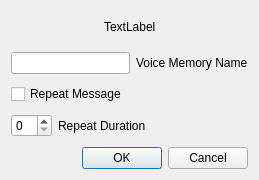
<?xml version="1.0" encoding="UTF-8"?>
<ui version="4.0">
 <class>TxVmButtonDialog</class>
 <widget class="QDialog" name="TxVmButtonDialog">
  <property name="geometry">
   <rect>
    <x>0</x>
    <y>0</y>
    <width>259</width>
    <height>180</height>
   </rect>
  </property>
  <property name="windowTitle">
   <string>Dialog</string>
  </property>
  <layout class="QVBoxLayout" name="verticalLayout">
   <item>
    <layout class="QVBoxLayout" name="verticalLayout_2">
     <item>
      <layout class="QHBoxLayout" name="horizontalLayout">
       <item>
        <spacer name="horizontalSpacer">
         <property name="orientation">
          <enum>Qt::Horizontal</enum>
         </property>
         <property name="sizeHint" stdset="0">
          <size>
           <width>40</width>
           <height>20</height>
          </size>
         </property>
        </spacer>
       </item>
       <item>
        <widget class="QLabel" name="txVmTypeLbl">
         <property name="text">
          <string>TextLabel</string>
         </property>
        </widget>
       </item>
       <item>
        <spacer name="horizontalSpacer_2">
         <property name="orientation">
          <enum>Qt::Horizontal</enum>
         </property>
         <property name="sizeHint" stdset="0">
          <size>
           <width>40</width>
           <height>20</height>
          </size>
         </property>
        </spacer>
       </item>
      </layout>
     </item>
     <item>
      <layout class="QHBoxLayout" name="horizontalLayout_3">
       <item>
        <widget class="QLineEdit" name="txVmNameEdit"/>
       </item>
       <item>
        <widget class="QLabel" name="label">
         <property name="text">
          <string>Voice Memory Name</string>
         </property>
        </widget>
       </item>
      </layout>
     </item>
     <item>
      <widget class="QCheckBox" name="txVmRepeatChkBox">
       <property name="text">
        <string>Repeat Message</string>
       </property>
      </widget>
     </item>
     <item>
      <layout class="QHBoxLayout" name="horizontalLayout_4">
       <item>
        <widget class="QSpinBox" name="txVmRepeatDurSpinBx"/>
       </item>
       <item>
        <widget class="QLabel" name="label_2">
         <property name="text">
          <string>Repeat Duration</string>
         </property>
        </widget>
       </item>
       <item>
        <spacer name="horizontalSpacer_3">
         <property name="orientation">
          <enum>Qt::Horizontal</enum>
         </property>
         <property name="sizeHint" stdset="0">
          <size>
           <width>40</width>
           <height>20</height>
          </size>
         </property>
        </spacer>
       </item>
      </layout>
     </item>
    </layout>
   </item>
   <item>
    <widget class="QDialogButtonBox" name="buttonBox">
     <property name="orientation">
      <enum>Qt::Horizontal</enum>
     </property>
     <property name="standardButtons">
      <set>QDialogButtonBox::Cancel|QDialogButtonBox::Ok</set>
     </property>
    </widget>
   </item>
  </layout>
 </widget>
 <resources/>
 <connections>
  <connection>
   <sender>buttonBox</sender>
   <signal>accepted()</signal>
   <receiver>TxVmButtonDialog</receiver>
   <slot>accept()</slot>
   <hints>
    <hint type="sourcelabel">
     <x>248</x>
     <y>254</y>
    </hint>
    <hint type="destinationlabel">
     <x>157</x>
     <y>274</y>
    </hint>
   </hints>
  </connection>
  <connection>
   <sender>buttonBox</sender>
   <signal>rejected()</signal>
   <receiver>TxVmButtonDialog</receiver>
   <slot>reject()</slot>
   <hints>
    <hint type="sourcelabel">
     <x>316</x>
     <y>260</y>
    </hint>
    <hint type="destinationlabel">
     <x>286</x>
     <y>274</y>
    </hint>
   </hints>
  </connection>
 </connections>
</ui>
